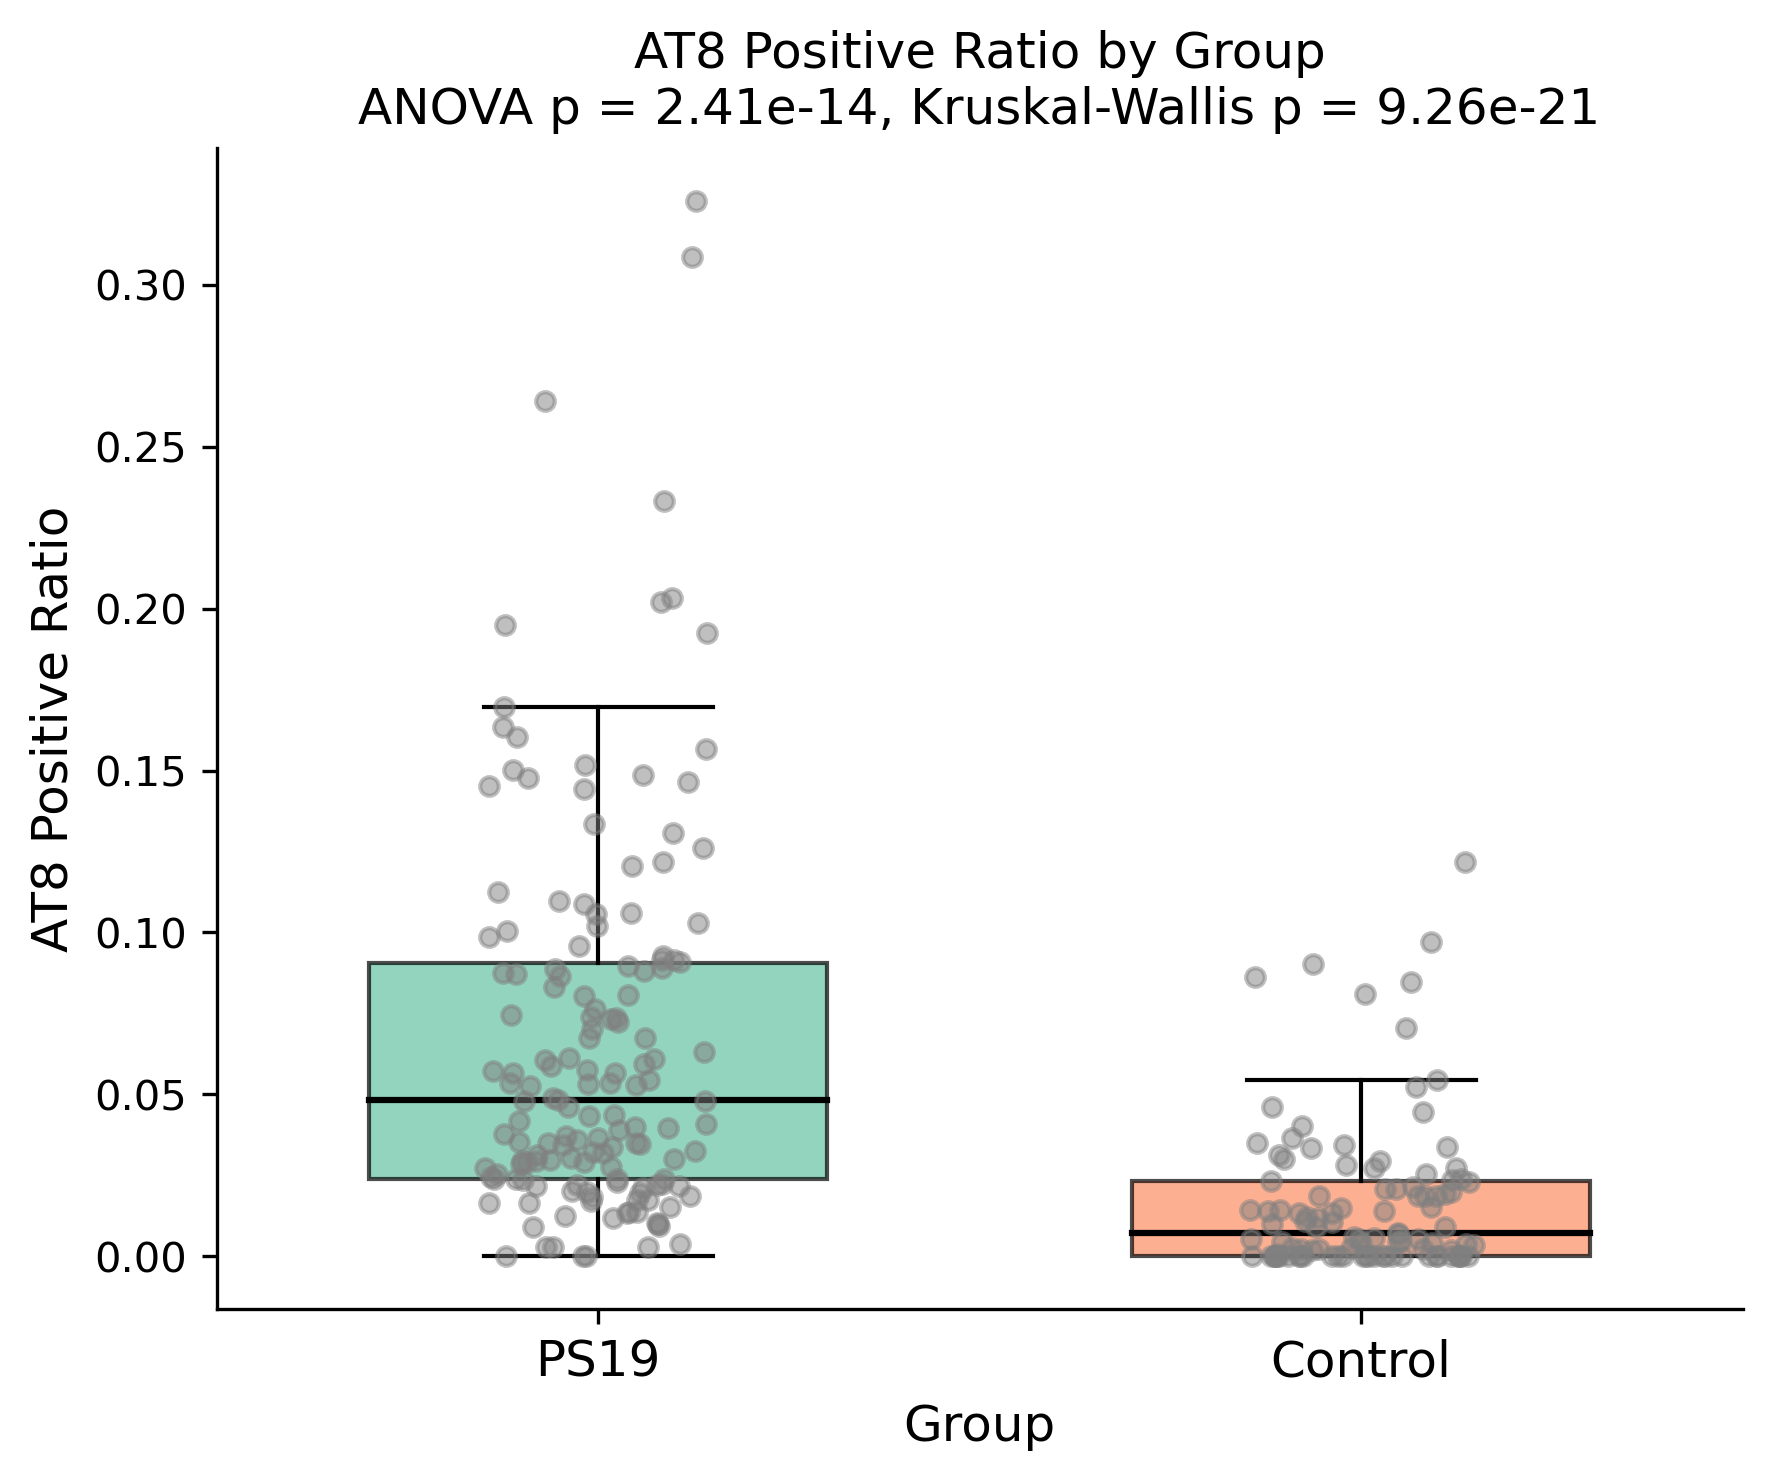

Generate this figure with Python:
import pandas as pd
import matplotlib.pyplot as plt
import numpy as np
from scipy import stats

df = pd.read_csv("AT8_roi_noncell_summary_new.csv")

groups = ["PS19", "Control"]
colors = {"PS19": "#66C2A5", "Control": "#FC8D62"}
metric = "AT8_positive_ratio_2std"

data_by_group = [df.loc[df["group"] == g, metric].values for g in groups]

f_stat, anova_p = stats.f_oneway(*data_by_group)
h_stat, kw_p = stats.kruskal(*data_by_group)

fig, ax = plt.subplots(figsize=(6, 5))

bp = ax.boxplot(
    data_by_group,
    positions=[1, 2],
    widths=0.6,
    patch_artist=True,
    showfliers=False,
    medianprops=dict(color="black", linewidth=1.5),
    whiskerprops=dict(color="black"),
    capprops=dict(color="black"),
)

for patch, grp in zip(bp["boxes"], groups):
    patch.set_facecolor(colors[grp])
    patch.set_alpha(0.7)

rng = np.random.default_rng(42)
for i, grp in enumerate(groups):
    vals = data_by_group[i]
    jitter = rng.uniform(-0.15, 0.15, size=len(vals))
    ax.scatter(
        np.full_like(vals, i + 1) + jitter,
        vals,
        color="gray",
        alpha=0.5,
        s=20,
        zorder=3,
    )

ax.set_xticks([1, 2])
ax.set_xticklabels(groups, fontsize=12)
ax.set_ylabel("AT8 Positive Ratio", fontsize=12)
ax.set_xlabel("Group", fontsize=12)
ax.set_title(
    f"AT8 Positive Ratio by Group\n"
    f"ANOVA p = {anova_p:.2e}, Kruskal-Wallis p = {kw_p:.2e}",
    fontsize=12,
)

ax.spines["top"].set_visible(False)
ax.spines["right"].set_visible(False)

plt.tight_layout()
fig.savefig("AT8_positive_ratio_boxplot_2std.png", dpi=300, bbox_inches="tight")
plt.show()
